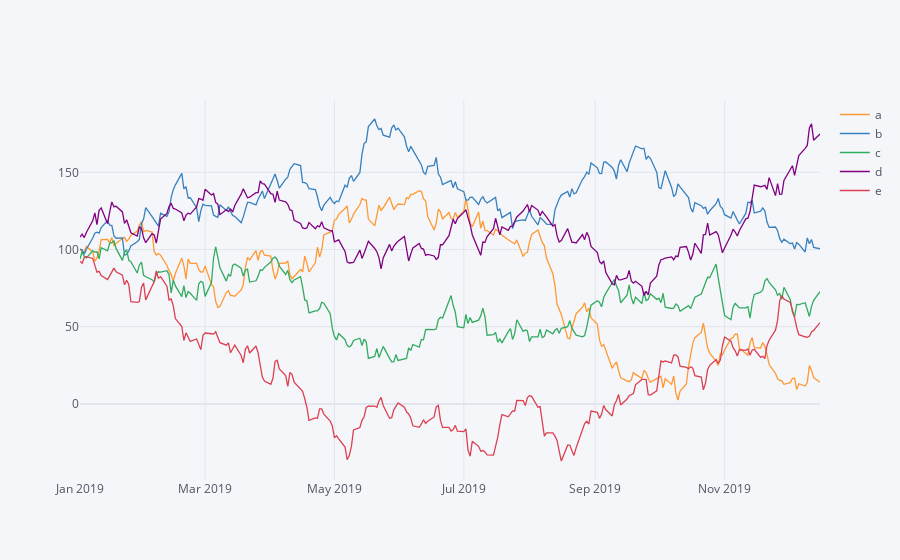

Notebook code cell kept with this figure:
### Code cell
plyo.iplot(df.iplot(asFigure=True), image='png', filename='ply_01')

### Figure 1 — Plotly figure (JSON) as saved in the notebook; plotly's stock layout.template omitted (floating-point values rounded to 4 significant figures; data arrays with more than 128 entries replaced by an {"elided": "..."} marker saying what was removed)
{"data": [{"line": {"color": "rgba(255, 153, 51, 1.0)", "dash": "solid", "shape": "linear", "width": 1.3}, "mode": "lines", "name": "a", "text": "", "type": "scatter", "x": {"elided": "250 str values"}, "y": {"elided": "250 float values"}}, {"line": {"color": "rgba(55, 128, 191, 1.0)", "dash": "solid", "shape": "linear", "width": 1.3}, "mode": "lines", "name": "b", "text": "", "type": "scatter", "x": {"elided": "250 str values"}, "y": {"elided": "250 float values"}}, {"line": {"color": "rgba(50, 171, 96, 1.0)", "dash": "solid", "shape": "linear", "width": 1.3}, "mode": "lines", "name": "c", "text": "", "type": "scatter", "x": {"elided": "250 str values"}, "y": {"elided": "250 float values"}}, {"line": {"color": "rgba(128, 0, 128, 1.0)", "dash": "solid", "shape": "linear", "width": 1.3}, "mode": "lines", "name": "d", "text": "", "type": "scatter", "x": {"elided": "250 str values"}, "y": {"elided": "250 float values"}}, {"line": {"color": "rgba(219, 64, 82, 1.0)", "dash": "solid", "shape": "linear", "width": 1.3}, "mode": "lines", "name": "e", "text": "", "type": "scatter", "x": {"elided": "250 str values"}, "y": {"elided": "250 float values"}}], "layout": {"legend": {"bgcolor": "#F5F6F9", "font": {"color": "#4D5663"}}, "paper_bgcolor": "#F5F6F9", "plot_bgcolor": "#F5F6F9", "title": {"font": {"color": "#4D5663"}}, "xaxis": {"gridcolor": "#E1E5ED", "showgrid": true, "tickfont": {"color": "#4D5663"}, "title": {"font": {"color": "#4D5663"}, "text": ""}, "zerolinecolor": "#E1E5ED"}, "yaxis": {"gridcolor": "#E1E5ED", "showgrid": true, "tickfont": {"color": "#4D5663"}, "title": {"font": {"color": "#4D5663"}, "text": ""}, "zerolinecolor": "#E1E5ED"}}}
